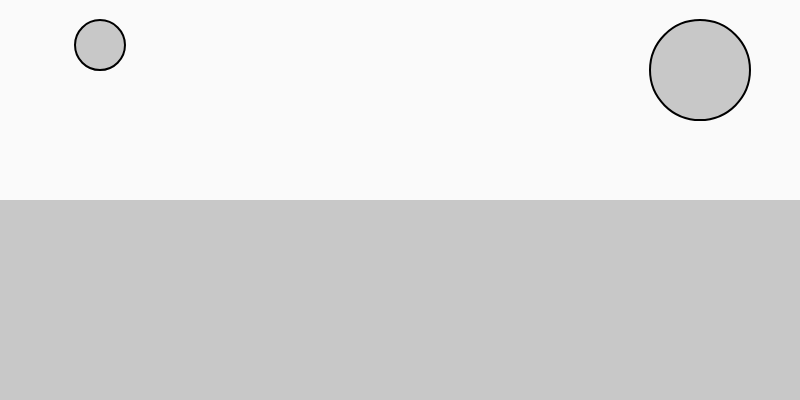
Frame 1 (no input)
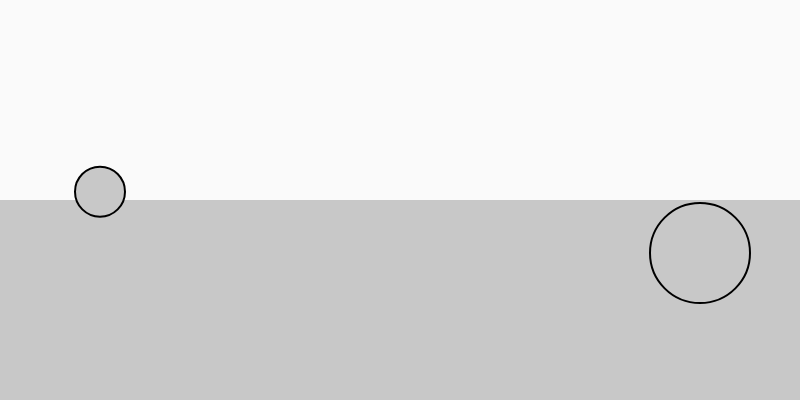
Frame 60 (no input)
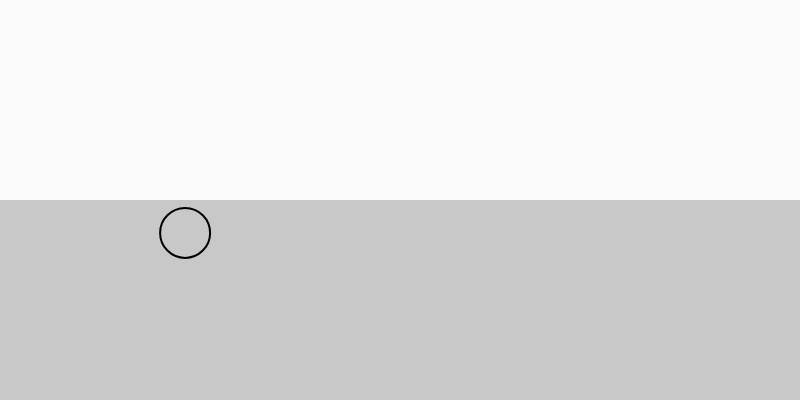
Frame 120 (the mouse pressed at the canvas centre since frame 60)

The p5.js sketch that drew these frames (run headless with seeded random() and noise() and a simulated clock; from frame 60 on, the mouse is pressed at the canvas centre):

// p5.js sketch
// ── sketch.js
/*- 
First, introduce a new element to the environment: 
a **`Liquid`** object that exerts a drag force when the mover passes through it.
The “liquid” will be drawn as a rectangle, with position, width, and height, and will have a coefficient of drag that sets whether it’s easy for objects to move through it (like air) or difficult (like molasses).
In addition, **`Liquid`** will include a **`show()`** method so we can see the liquid on the canvas:*/


let moverA;
let moverB;
let liquid;
let liquidHeight;

function setup() {
  createCanvas(800, 400);
  
  let massA = 1;
  let massB = 2;
  let startingPosA = width/2 - 300;
  let startingPosB = width/2 + 300;
  let diameterA = 50;
  let diameterB = 100;
  
  moverA = new Mover(startingPosA, massA, diameterA);
  moverB = new Mover(startingPosB, massB, diameterB);
  
  liquidHeight = height/2
  liquid = new Liquid(liquidHeight);
}


function draw() {
  background(250);
  
  liquid.show()
  
  // apply gravity to moverA and moverB
  let gravity = createVector(0, 0.1);
  // scale gravity by moverA's mass
  let gravityA = p5.Vector.mult(gravity, moverA.mass);
  // scale gravity by moverB's mass
  let gravityB = p5.Vector.mult(gravity, moverB.mass);
  
  moverA.applyForce(gravityA);
  moverB.applyForce(gravityB);
  
  
  // apply windforce to moverA and moverB
  let windX = map(noise(10), 0, 10, 0.2, 1.3);
  let windA = createVector(windX, 0);
  let windB = createVector(windX, 0);
  
  if (mouseIsPressed){    
    moverA.applyForce(windA);
    moverB.applyForce(windB);
  }
  
  
  // apply friction force
  if (moverA.isOnGround()){
    let cOfA = 0.1;
    let frictionA = moverA.friction(cOfA);
    moverA.applyForce(frictionA);
  }
  if (moverB.isOnGround()){
    let cOfB = 0.2;
    let frictionB = moverB.friction(cOfB);
    moverB.applyForce(frictionB);
  }
  
  
  // apply drag force when reaching the water tank
  let c = 0.1; //coefficient of the drag force
  let speed = moverA.velocity.mag(); 
  let dragMag = c * speed * speed; // the magnitude of the drag force
  
  let dragForce = moverA.velocity.copy(); // copy the object velocity to the drag force
  dragForce.normalize();
  dragForce.mult(-1);
  dragForce.setMag(dragMag);
  // if reaching the water tank, then apply the drag force
  if(moverA.position.y + moverA.diameter/2 >= height-liquidHeight){
     moverA.applyForce(dragForce);
     }
  

  
  // update moverA and moverB
  moverA.update();
  moverA.show();
  moverB.update();
  moverB.show();

}

class Liquid{
  constructor(liquidH){
    this.height = liquidH;
    this.position = createVector(0, height-this.height);
  }
  
  show(){
    fill(200);
    noStroke();
    rect(this.position.x, this.position.y, width, this.height);
  }
  
}

class Mover{
  constructor(startingPosX, mass, diameter){
    this.diameter = diameter;
    this.position = createVector(startingPosX, 20 + this.diameter/2);
    this.velocity = createVector();
    this.acceleration = createVector();
    this.topspeed = 5;
    this.mass = mass
  }
  
  applyForce(force){
    let f = force.copy();
    f.div(this.mass);
    this.acceleration.add(f);
    
  }
  
  friction(coefficient){
    let friction;
    if (this.velocity.mag() < 0.01) {
      // effectively no motion, skip friction 
      friction = createVector(0, 0);
      return friction;
    }  else{
      let c = coefficient; // coefficient of the friction force 
      let normal = 1; // the magnitude of the normal force
      let frictionMag = c * normal; // the magnitude of the friction force 
      friction = this.velocity.copy();
      friction.normalize();
      friction.mult(-1);
      friction.setMag(frictionMag);
      return friction;
    }

    
    
  }
  
  update(){
    
    this.velocity.add(this.acceleration);
    // this.velocity.limit(this.topspeed);
    this.position.add(this.velocity);
    
    this.bounce();
    
    //reset accleration
    this.acceleration.mult(0);
  }
  
  isOnGround() {
    return this.position.y + this.diameter / 2 >= height;
  }
  
  bounce(){
    let bounce = 0.9;
    if (this.position.y + this.diameter/2 >= height){
      this.position.y = height-this.diameter/2;
      // simulates the ball losing energy each time it hits the ground.
      this.velocity.y *= -1*bounce;
    }
    
    // if (this.position.x + this.diameter/2 >= width){
    //   this.position.x = width - this.diameter/2;
    //   this.velocity.x *= -1;
    // } else if (this.position.x + this.diameter/2 <= 0){
    //   this.position.x = this.diameter/2;
    //   this.velocity.x *= -1;
    // }
    
  }
  
  show(){
    fill(200);
    stroke(0);
    strokeWeight(2);
    circle(this.position.x, this.position.y, this.diameter);
  }
}
